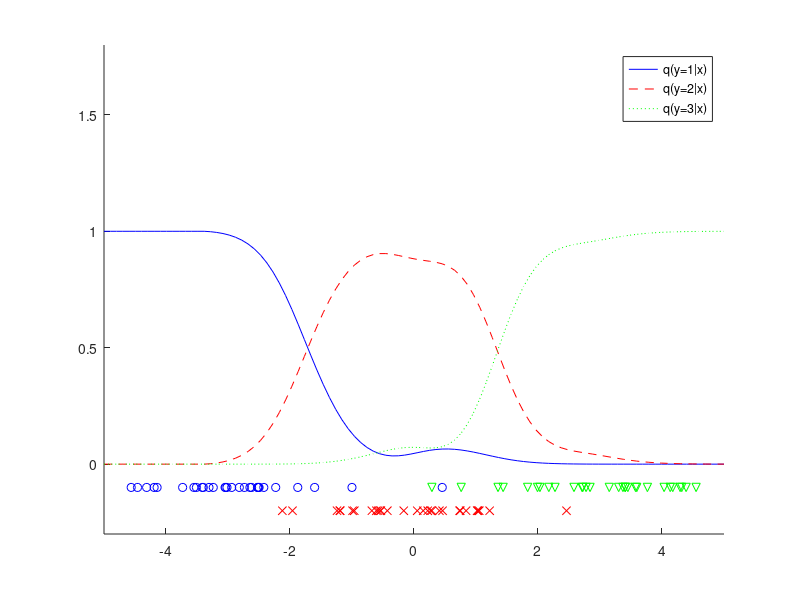

MATLAB code for this plot:
n = 90;
c = 3;
y = ones(n / c, 1) * [1: c];
y = y(:);
x = randn(n / c, c) + repmat(linspace(-3, 3, c), n / c, 1);
x = x(:);

hh = 2 * 1 ^2;
x2 = x.^2;
l = 0.1;
N = 100;
X = linspace(-5, 5, N)';
k = exp(-(repmat(x2, 1, n) + repmat(x2', n, 1) - 2 * x * x'));
K = exp(-(repmat(X.^2, 1, n) + repmat(x2', N, 1) - 2 * X * x'));
for yy = 1: c
    yk = (y == yy);
    ky = k(:, yk);
    ty = (ky' * ky + l * eye(sum(yk))) \ (ky' * yk);
    Kt(:, yy) = max(0, K(:, yk) * ty);
end
ph = Kt ./ repmat(sum(Kt, 2), 1, c);
figure(1); clf; hold on; axis([-5 5 -0.3 1.8]);

plot(X, ph(:, 1), 'b-');
plot(X, ph(:, 2), 'r--');
plot(X, ph(:, 3), 'g:');

plot(x(y==1), -0.1 * ones(n / c, 1), 'bo');
plot(x(y==2), -0.2 * ones(n / c, 1), 'rx');
plot(x(y==3), -0.1 * ones(n / c, 1), 'gv');
legend('q(y=1|x)', 'q(y=2|x)', 'q(y=3|x)');
